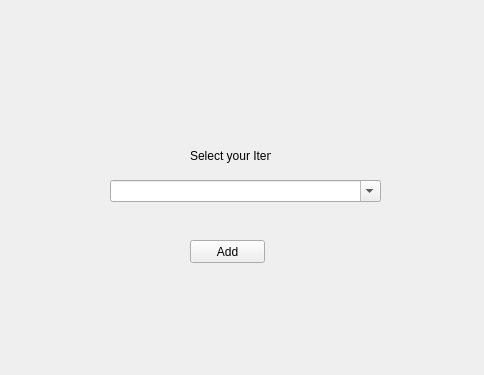
<?xml version="1.0" encoding="UTF-8"?>
<ui version="4.0">
 <class>Form</class>
 <widget class="QWidget" name="Form">
  <property name="geometry">
   <rect>
    <x>0</x>
    <y>0</y>
    <width>484</width>
    <height>375</height>
   </rect>
  </property>
  <property name="windowTitle">
   <string>Item Select</string>
  </property>
  <property name="styleSheet">
   <string notr="true"/>
  </property>
  <widget class="QComboBox" name="comboBox">
   <property name="geometry">
    <rect>
     <x>110</x>
     <y>180</y>
     <width>271</width>
     <height>22</height>
    </rect>
   </property>
   <property name="editable">
    <bool>true</bool>
   </property>
  </widget>
  <widget class="QLabel" name="label">
   <property name="geometry">
    <rect>
     <x>190</x>
     <y>140</y>
     <width>81</width>
     <height>31</height>
    </rect>
   </property>
   <property name="text">
    <string>Select your Item</string>
   </property>
  </widget>
  <widget class="QPushButton" name="pushButton">
   <property name="geometry">
    <rect>
     <x>190</x>
     <y>240</y>
     <width>75</width>
     <height>23</height>
    </rect>
   </property>
   <property name="text">
    <string>Add</string>
   </property>
  </widget>
 </widget>
 <resources/>
 <connections/>
</ui>
